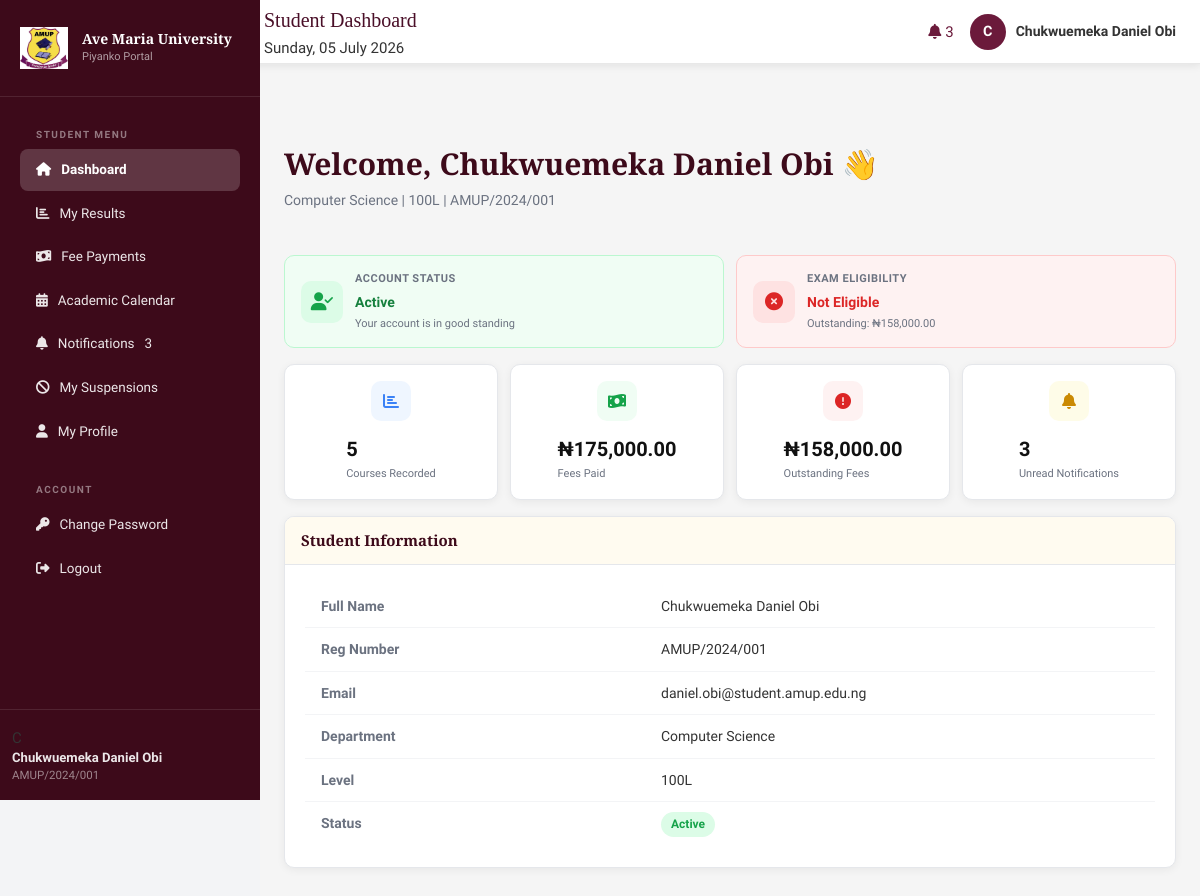
The page /new/dashboard.php (signed in) on the database its author committed.
### tables this page shows
CREATE TABLE `students` (
  `id` int(11) NOT NULL,
  `reg_number` varchar(30) NOT NULL,
  `full_name` varchar(120) NOT NULL,
  `email` varchar(120) NOT NULL,
  `phone` varchar(20) DEFAULT NULL,
  `department` varchar(100) DEFAULT NULL,
  `level` varchar(10) DEFAULT '100L',
  `session` varchar(20) DEFAULT '2024/2025',
  `gender` enum('Male','Female','Other') DEFAULT 'Male',
  `dob` date DEFAULT NULL,
  `address` text DEFAULT NULL,
  `password` varchar(255) NOT NULL,
  `status` enum('active','suspended','graduated') DEFAULT 'active',
  `exam_eligible` tinyint(1) DEFAULT 1,
  `suspension_reason` text DEFAULT NULL,
  `suspension_date` date DEFAULT NULL,
  `resumption_date` date DEFAULT NULL,
  `created_at` datetime DEFAULT current_timestamp(),
  `photo` varchar(255) DEFAULT NULL,
  `graduation_session` varchar(20) DEFAULT NULL,
  `graduation_year` int(11) DEFAULT NULL,
  `graduated_at` datetime DEFAULT NULL
);

### includes/config.php (called while the page is built, shortened)
<?php
function getUnreadCount($conn, $studentId) {
    $res = $conn->query("SELECT COUNT(*) c FROM notifications WHERE (student_id=$studentId OR student_id IS NULL) AND is_read=0");
    return $res->fetch_assoc()['c'] ?? 0;
}
function formatMoney($n) {
    return '₦' . number_format($n, 2);
}

### new/dashboard.php (the view, shortened to what this page needs)
<?php
require_once '../includes/config.php';
$id = (int)$_SESSION['student_id'];
$stmt = $conn->prepare("SELECT * FROM students WHERE id=?");
$stmt->bind_param('i', $id);
$stmt->execute();
$student = $stmt->get_result()->fetch_assoc();
$feeStmt = $conn->prepare("SELECT SUM(amount) total, SUM(amount_paid) paid FROM fees WHERE student_id=?");
$feeStmt->bind_param('i', $id);
$feeStmt->execute();
$fees = $feeStmt->get_result()->fetch_assoc();
$rcStmt = $conn->prepare("SELECT COUNT(*) c FROM results WHERE student_id=?");
$rcStmt->bind_param('i', $id);
$rcStmt->execute();
$resultsCount = $rcStmt->get_result()->fetch_assoc()['c'];
$isSuspended = $student['status'] === 'suspended';
$outstanding = ($fees['total'] ?? 0) - ($fees['paid'] ?? 0);
$examEligible = !$isSuspended && $outstanding <= 0;
?>
<!DOCTYPE html>
<html lang="en">
<head>
<link href="https://cdnjs.cloudflare.com/ajax/libs/font-awesome/6.5.0/css/all.min.css" rel="stylesheet">
<link rel="stylesheet" href="../assets/css/style.css">
</head>
<body>
<?php include '../includes/topbar.php'; ?>
<?php include '../includes/sidebar.php'; ?>
<div class="main-content">
  <div class="page-header">
    <h1>Welcome, <?= htmlspecialchars($student['full_name'] ?? 'Student') ?> 👋</h1>
    <p><?= htmlspecialchars($student['department'] ?? '') ?> | <?= htmlspecialchars($student['level'] ?? '') ?> | <?= htmlspecialchars($student['reg_number'] ?? '') ?></p>
  </div>
  <div class="exam-cards">
    <div class="exam-card <?= $isSuspended ? 'ineligible' : 'eligible' ?>">
      <div class="icon"><i class="fas fa-<?= $isSuspended ? 'ban' : 'user-check' ?>"></i></div>
      <div>
        <div class="label">Account Status</div>
        <div class="value"><?= $isSuspended ? 'Suspended' : 'Active' ?></div>
        <div class="reason"><?= $isSuspended ? 'Contact admin to resolve' : 'Your account is in good standing' ?></div>
      </div>
    </div>
    <div class="exam-card <?= $examEligible ? 'eligible' : 'ineligible' ?>">
      <div class="icon"><i class="fas fa-<?= $examEligible ? 'graduation-cap' : 'times-circle' ?>"></i></div>
      <div>
        <div class="label">Exam Eligibility</div>
        <div class="value"><?= $examEligible ? 'Eligible' : 'Not Eligible' ?></div>
        <div class="reason">
          <?php if ($isSuspended): ?>Account is suspended
          <?php elseif ($outstanding > 0): ?>Outstanding: <?= formatMoney($outstanding) ?>
          <?php else: ?>All fees cleared — you're good to go
          <?php endif; ?>
        </div>
      </div>
    </div>
  </div>
  <div class="stats-grid">
    <div class="stat-card" onclick="window.location='results.php'">
      <div class="stat-icon blue"><i class="fas fa-chart-bar"></i></div>
      <div class="stat-info">
        <div class="stat-number"><?= $resultsCount ?></div>
        <div class="stat-label">Courses Recorded</div>
      </div>
    </div>
    <div class="stat-card" onclick="window.location='fees.php?filter=paid'">
      <div class="stat-icon green"><i class="fas fa-money-bill-wave"></i></div>
      <div class="stat-info">
        <div class="stat-number"><?= formatMoney($fees['paid'] ?? 0) ?></div>
        <div class="stat-label">Fees Paid</div>
      </div>
    </div>
    <div class="stat-card" onclick="window.location='fees.php?filter=unpaid'">
      <div class="stat-icon red"><i class="fas fa-exclamation-circle"></i></div>
      <div class="stat-info">
        <div class="stat-number"><?= formatMoney(($fees['total'] ?? 0) - ($fees['paid'] ?? 0)) ?></div>
        <div class="stat-label">Outstanding Fees</div>
      </div>
    </div>
    <div class="stat-card" onclick="window.location='notifications.php'">
      <div class="stat-icon yellow"><i class="fas fa-bell"></i></div>
      <div class="stat-info">
        <div class="stat-number"><?= $unread ?></div>
        <div class="stat-label">Unread Notifications</div>
      </div>
    </div>
  </div>
  <div class="card">
    <div class="card-header"><h3>Student Information</h3></div>
    <div class="card-body">
      <table class="info-table">
        <tr><td><strong>Full Name</strong></td><td><?= htmlspecialchars($student['full_name'] ?? '') ?></td></tr>
        <tr><td><strong>Reg Number</strong></td><td><?= htmlspecialchars($student['reg_number'] ?? '') ?></td></tr>
        <tr><td><strong>Email</strong></td><td><?= htmlspecialchars($student['email'] ?? '') ?></td></tr>
        <tr><td><strong>Department</strong></td><td><?= htmlspecialchars($student['department'] ?? '') ?></td></tr>
        <tr><td><strong>Level</strong></td><td><?= htmlspecialchars($student['level'] ?? '') ?></td></tr>
        <tr>
          <td><strong>Status</strong></td>
          <td>
            <span class="badge badge-<?= ($student['status'] ?? '') === 'active' ? 'success' : 'danger' ?>">
              <?= ucfirst($student['status'] ?? 'unknown') ?>
            </span>
          </td>
        </tr>
      </table>
    </div>
  </div>
</div>
</body>
</html>

### new/dashboard.php (style rules this page uses)
*, *::before, *::after { box-sizing: border-box; }
html, body { margin: 0; padding: 0; overflow-x: hidden; width: 100%; background: #f3f4f6; }
@media (min-width: 769px) { .main-content { margin-left: 260px !important; padding: 80px 24px 24px 24px !important; } }
.page-header h1 { font-size: clamp(20px, 5vw, 30px); margin: 0 0 6px 0; }
.page-header p { font-size: 14px; margin: 0 0 20px 0; color: #6b7280; }
.exam-cards { display: grid; grid-template-columns: 1fr 1fr; gap: 12px; margin-bottom: 16px; }
.exam-card { display: flex; align-items: center; gap: 12px; padding: 14px 16px; border-radius: 10px; border: 1.5px solid #e5e7eb; background: #fff; }
.exam-card.eligible { border-color: #bbf7d0; background: #f0fdf4; }
.exam-card.ineligible { border-color: #fecaca; background: #fef2f2; }
.exam-card .icon { width: 42px; height: 42px; border-radius: 10px; display: flex; align-items: center; justify-content: center; font-size: 18px; flex-shrink: 0; }
.exam-card.eligible .icon { background: #dcfce7; color: #16a34a; }
.exam-card.ineligible .icon { background: #fee2e2; color: #dc2626; }
.exam-card .label { font-size: 11px; font-weight: 600; text-transform: uppercase; letter-spacing: 0.5px; color: #6b7280; margin-bottom: 3px; }
.exam-card.eligible .value { color: #15803d; font-size: 14px; font-weight: 700; }
.exam-card.ineligible .value { color: #dc2626; font-size: 14px; font-weight: 700; }
.exam-card .reason { font-size: 11px; color: #6b7280; margin-top: 2px; }
.stats-grid { display: grid; grid-template-columns: repeat(2, 1fr); gap: 12px; margin-bottom: 16px; }
@media (min-width: 900px) { .stats-grid { grid-template-columns: repeat(4, 1fr); } }
.stat-card { display: flex; align-items: center; gap: 12px; padding: 16px; border-radius: 10px; background: #fff; border: 1px solid #e5e7eb; cursor: pointer; transition: box-shadow 0.2s; }
.stat-number { font-size: clamp(14px, 3.5vw, 20px); font-weight: 700; }
.stat-label { font-size: 11px; color: #6b7280; }
.stat-icon { width:40px;height:40px;border-radius:10px;display:flex;align-items:center;justify-content:center;font-size:16px;flex-shrink:0; }
.stat-icon.blue { background:#eff6ff; color:#3b82f6; }
.stat-icon.green { background:#f0fdf4; color:#16a34a; }
.stat-icon.red { background:#fef2f2; color:#dc2626; }
.stat-icon.yellow { background:#fefce8; color:#ca8a04; }
.card { width:100%; border-radius:10px; background:#fff; border:1px solid #e5e7eb; overflow:hidden; margin-bottom:16px; }
.card-header { padding:14px 16px; border-bottom:1px solid #e5e7eb; }
.card-header h3 { margin:0; font-size:15px; }
.info-table { width:100%; border-collapse:collapse; font-size:13px; }
.info-table tr { border-bottom:1px solid #f3f4f6; }
.info-table tr:last-child { border-bottom:none; }
.info-table td { padding:10px 16px; vertical-align:top; word-break:break-word; }
.info-table td:first-child { width:40%; color:#6b7280; }
.badge { display:inline-block; padding:3px 10px; border-radius:20px; font-size:12px; font-weight:600; }
.badge-success { background:#dcfce7; color:#16a34a; }

### rows shown on the page
students: full_name "Chukwuemeka Daniel Obi", department "Computer Science", level "100L", reg_number "AMUP/2024/001", email "daniel.obi@student.amup.edu.ng", status "Active"

### other values the page prints
$pageTitle "Student Dashboard"
$unreadCount "3"
substr($name, 0, 1) "C"
$name "Chukwuemeka Daniel Obi"
$unread "3"
substr($_SESSION['student_name'], 0, 1) "C"
$_SESSION['student_name'] "Chukwuemeka Daniel Obi"
$_SESSION['student_reg'] "AMUP/2024/001"
formatMoney($outstanding) "₦158,000.00"
$resultsCount "5"
formatMoney($fees['paid'] ?? 0) "₦175,000.00"
formatMoney(($fees['total'] ?? 0) - ($fees['paid'] ?? 0)) "₦158,000.00"
